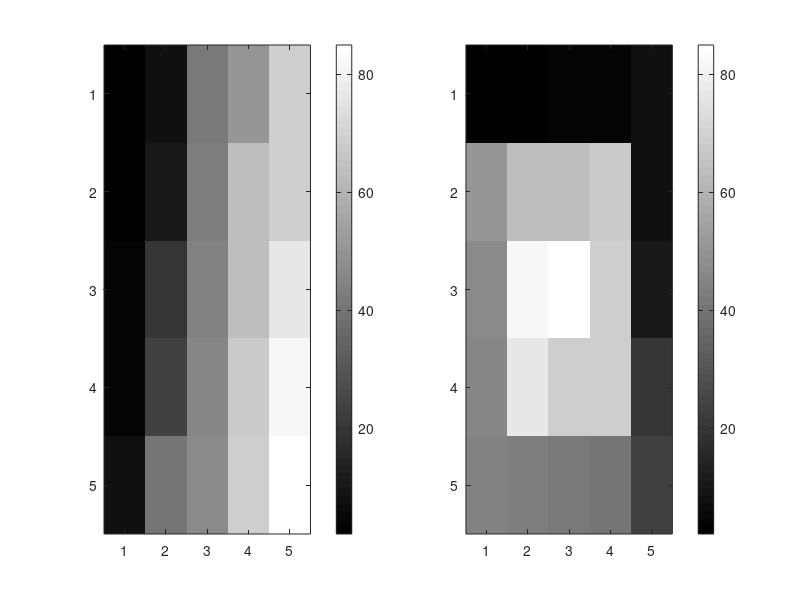

The MATLAB script that drew this image:
% **** Spiral ****
% Working with matrix

mat_size = input('Input size of matrix: ');

min_value = 0;
max_value = 100;

A = round(rand(mat_size) * (max_value - min_value));

A = sort(A(:));
A = reshape(A, mat_size, mat_size);

subplot(1, 2, 1, 'align');
imagesc(A);
colorbar;
colormap(gray);


% Spiral clockwise
A = sort(A(:))';
res = ones(mat_size);

row = 1;
col = 1;
limit = 0;
dir = 0;

for a_i = A
    res(row, col) = a_i;
       
    if dir == 0       
        if col < mat_size - limit
            col = col + 1;
            continue;
        end;
        
        if (col == mat_size - limit) && (row + 1 == mat_size - limit)
            dir = 1;
        end

        if row < mat_size - limit
            row = row + 1;
            continue;
        end;
    else       
        if col > limit + 1
            col = col - 1;
            continue;        
        elseif col == limit + 1
            limit = limit + 1;
        end;
        
        if (col == limit) && (row - 1 == 1 + limit)
            dir = 0;
        end;
       
        if row > 1 + limit
            row = row - 1;
            continue;
        end;
    end;
end;

subplot(1, 2, 2);
imagesc(res);
colorbar;
colormap(gray);